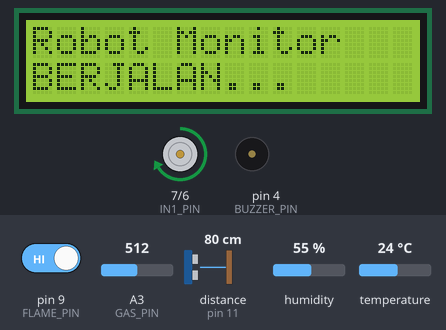
This sketch was run on a simulated Arduino Uno, built with avr-gcc and run on an emulated ATmega328P. Parts: 16×2 character LCD, motor-driver pin pairs drawn as motors (green arrow = first pin HIGH = forward, orange = second pin HIGH = backward, longer = more drive, scaled by the enable pin), buzzer (waves = sounding). Wiring (inferred from the names in the program): ultrasonic range finder: trigger pin 10; echo pin 11. The inputs (shaded band) are chosen by the test bench; at power-on: distance to the obstacle (sensor on pin 11) 80 cm, pin 9 (FLAME_PIN) HIGH, A3 (GAS_PIN) = 512, humidity 55 %, temperature 24 °C. The echo pulse lasts 58.3 µs per cm; the ROS host is connected and sends only what is stated.

Above: at 3.2 s.
3.3 s: distance to the obstacle (sensor on pin 11) set to 23 cm
4.8 s: distance to the obstacle (sensor on pin 11) set to 19 cm
At 6.1 s:
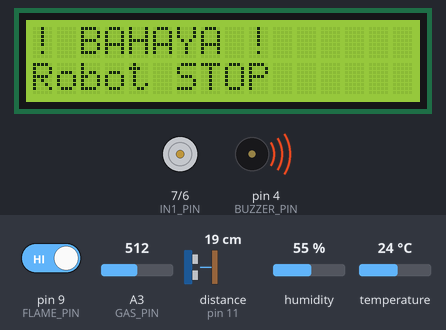
6.4 s: distance to the obstacle (sensor on pin 11) set to 35 cm
At 7.4 s:
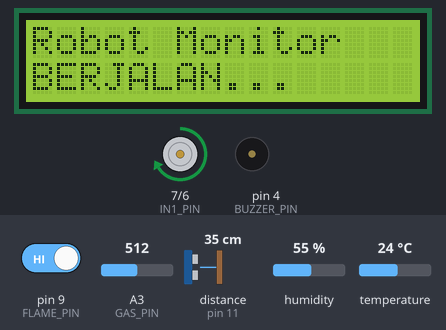
8.0 s: distance to the obstacle (sensor on pin 11) set to 2 cm
At 9.5 s:
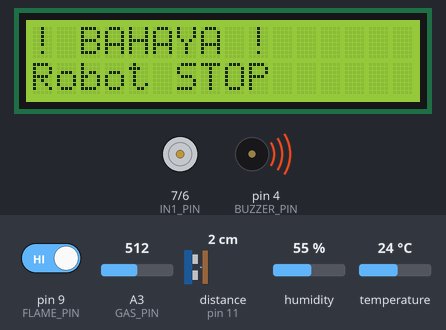
Timing chart, 0 to 10.6 s (numbered marks = the images above; inputs shaded):
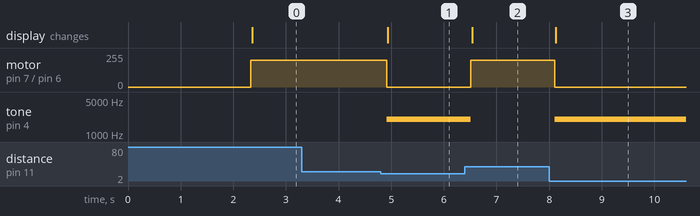

Measured:
- the behaviour switches between 21 and 20 cm on distance to the obstacle (sensor on pin 11) (found by bisection; images 0 and 1)
- after the input at 3.3 s, every drawn part: stays the same
- after the input at 4.8 s, motor on pin 7 (IN1_PIN) / pin 6 (IN2_PIN): forward 200/255 → stopped after 0.11 s; tone on pin 4 (BUZZER_PIN): silent → 2000 Hz after 0.11 s; the display: changes after 0.14 s (image 1)
- after the input at 6.4 s, motor on pin 7 (IN1_PIN) / pin 6 (IN2_PIN): stopped → forward 200/255 after 0.11 s; tone on pin 4 (BUZZER_PIN): 2000 Hz → silent after 0.11 s; the display: changes after 0.14 s (image 2)
- after the input at 8.0 s, motor on pin 7 (IN1_PIN) / pin 6 (IN2_PIN): forward 200/255 → stopped after 0.11 s; tone on pin 4 (BUZZER_PIN): silent → 2000 Hz after 0.11 s; the display: changes after 0.13 s (image 3)

The sketch:

robot_monitor.ino
```cpp
/*
 * robot_monitor.ino — robot monitoring rumah
 *
 * PROYEK AKHIR — Menggabungkan semua komponen dari explore 01-38
 * Robot dengan sensor + aktuator terintegrasi dalam satu sistem.
 *
 * ARSITEKTUR SISTEM:
 * ┌─────────────────────────────────────────────────────┐
 * │  PC (Python ROS2 nodes)                             │
 * │  ┌─ dashboard.py ─┐  ┌─ teleop_keyboard.py ─┐      │
 * │  │  /jarak        │  │  /robot_cmd           │      │
 * │  │  /suhu         │  │  String: MAJU/MUNDUR  │      │
 * │  │  /gas          │  │         KIRI/KANAN    │      │
 * │  │  /api          │  │         STOP/AUTO     │      │
 * │  │  /robot_status │  │         MANUAL        │      │
 * │  └────────────────┘  └───────────────────────┘      │
 * └────────────────────┬────────────────────────────────┘
 *                      │ micro-ROS (Serial)
 * ┌────────────────────▼────────────────────────────────┐
 * │  Arduino/ESP32 (robot_monitor.ino)                  │
 * │  ┌──────────┐ ┌───────┐ ┌────┐ ┌───────┐ ┌──────┐ │
 * │  │ HC-SR04  │ │ DHT11 │ │MQ-2│ │Flame  │ │Buzzer│ │
 * │  │ Jarak    │ │ Suhu  │ │Gas │ │ Api   │ │Alarm │ │
 * │  └──────────┘ └───────┘ └────┘ └───────┘ └──────┘ │
 * │  ┌──────────┐ ┌───────────────┐ ┌────────────────┐ │
 * │  │ Motor DC │ │ LCD I2C 16x2  │ │ Dua Mode:      │ │
 * │  │ L298N    │ │ Status display│ │ AUTO / MANUAL  │ │
 * │  └──────────┘ └───────────────┘ └────────────────┘ │
 * └─────────────────────────────────────────────────────┘
 *
 * Fitur:
 * - Motor DC (L298N) — gerak maju/mundur/belok
 * - Ultrasonic HC-SR04 — hindari rintangan
 * - DHT11 — suhu ruangan
 * - MQ-2 — gas LPG/asap
 * - Flame sensor — deteksi api
 * - Buzzer — alarm
 * - LCD I2C — display status
 *
 * Subscribe: /robot_cmd (String) — kontrol manual
 * Publish: /jarak, /suhu, /gas, /api, /robot_status
 *
 * Board: Arduino UNO / ESP32
 *
 * BUTUH LIBRARY: DHT, LiquidCrystal_I2C
 *
 * KONEKSI FISIK (gabungan dari explore 01-38):
 *
 *   HC-SR04   | TRIG=D2, ECHO=D3
 *   DHT11     | DATA=D7
 *   MQ-2      | AOUT=A0
 *   Flame     | DOUT=D4
 *   Buzzer    | SIG=D5
 *   Motor DC  | ENA=D9, IN1=D10, IN2=D11
 *   LCD I2C   | SDA=A4, SCL=A5
 *
 *   Catatan: Sesuaikan pin jika terjadi konflik.
 *            Untuk ESP32, pin dapat dikustomisasi.
 *
 * CATATAN:
 * - Kode ini PADUAN dari semua explore sebelumnya
 * - Beberapa pin mungkin conflict — sesuaikan dengan board Anda
 * - Untuk UNO, prioritaskan sensor yang paling penting
 * - Untuk ESP32, semua bisa jalan bersamaan
 */

// ═══════════════════════════════════════════════════════════════
// PENJELASAN DATA STRUCTURE — micro-ROS
// ═══════════════════════════════════════════════════════════════
//
// Berikut adalah data structure inti micro-ROS yang dipakai:
//
// 1. rcl_node_t
//    - Struktur yang merepresentasikan node ROS2 di C/C++.
//    - Setiap node punya nama unik (contoh: "led_node").
//    - Semua komunikasi ROS2 (pub/sub) terikat pada node.
//
// 2. rcl_publisher_t
//    - Struktur untuk MENGIRIM data ke topic ROS2.
//    - Diinisialisasi dengan rclc_publisher_init_default().
//    - Parameter: tipe pesan, nama topic, node.
//    - Method: rcl_publish() — kirim data.
//
// 3. rcl_subscription_t
//    - Struktur untuk MENERIMA data dari topic ROS2.
//    - Diinisialisasi dengan rclc_subscription_init_default().
//    - Parameter: tipe pesan, nama topic, callback function.
//    - Callback dipanggil OTOMATIS saat ada data masuk.
//
// 4. rclc_executor_t
//    - Struktur yang mengatur eksekusi callback.
//    - "Jantung" program micro-ROS — mirip rclpy.spin() di Python.
//    - Method: rclc_executor_spin_some() — proses callback yang pending.
//    - WAJIB ditambahkan publisher/subscriber/timer dengan add_*().
//
// 5. rclc_support_t
//    - Struktur untuk inisialisasi micro-ROS.
//    - Wajib dipanggil PERTAMA KALI di setup().
//    - rclc_support_init() — siapkan memory, allocator, dll.
//
// 6. rcl_allocator_t
//    - Struktur alokator memori untuk ROS2.
//    - rcl_get_default_allocator() — pakai default (heap).
//    - Digunakan saat inisialisasi node, publisher, subscriber.
//
// 7. rcl_timer_t
//    - Struktur timer untuk eksekusi periodik.
//    - rclc_timer_init_default() — buat timer dengan interval ms.
//    - Callback dipanggil setiap interval.
//
// 8. std_msgs__msg__*
//    - Tipe pesan ROS2 standar di C:
//      Bool    → bool data        (true/false)
//      Int32   → int32_t data     (angka bulat)
//      Float32 → float data       (angka desimal)
//      Float64 → double data      (angka desimal presisi ganda)
//      String  → char[] data      (teks)
//════════════════════════════════════════════════════════════════


// ===== LIBRARY ROS2 =====
// micro_ros_arduino: library micro-ROS untuk komunikasi ROS2 via Serial
#include <micro_ros_arduino.h>
#include <rcl/rcl.h>
#include <rclc/rclc.h>
#include <rclc/executor.h>
// Tipe pesan ROS2 yang digunakan
#include <std_msgs/msg/float64.h>  // Untuk jarak dan suhu
#include <std_msgs/msg/int32.h>    // Untuk kadar gas
#include <std_msgs/msg/bool.h>     // Untuk status api
#include <std_msgs/msg/string.h>   // Untuk status robot dan perintah

// ===== LIBRARY KOMPONEN =====
// DHT.h: library untuk sensor suhu dan kelembaban DHT11/DHT22
#include <DHT.h>
// LiquidCrystal_I2C: library untuk LCD 16x2 dengan I2C backpack (alamat 0x27)
#include <LiquidCrystal_I2C.h>
// Wire.h: library I2C untuk komunikasi dengan LCD
#include <Wire.h>

// ===== PIN DEFINITIONS =====
// Motor DC driver L298N — kontrol motor dengan H-bridge
#define ENA_PIN 5   // PWM — kecepatan motor (analogWrite untuk speed control)
#define IN1_PIN 7   // Input 1 — arah motor (HIGH/LOW)
#define IN2_PIN 6   // Input 2 — arah motor (HIGH/LOW)
// Kombinasi: IN1=HIGH,IN2=LOW → maju; IN1=LOW,IN2=HIGH → mundur
// IN1=LOW,IN2=LOW → stop (brake)

// Ultrasonic HC-SR04 — mengukur jarak via sonar
#define TRIG_PIN 10  // Trigger — kirim pulsa ultrasonik (OUTPUT)
#define ECHO_PIN 11  // Echo — terima pantulan ultrasonik (INPUT)

// DHT11 — sensor suhu dan kelembaban
#define DHTPIN 8
#define DHTTYPE DHT11  // Tipe sensor (DHT11 atau DHT22)

// Gas MQ-2 — sensor gas LPG, asap, metana (output analog)
#define GAS_PIN A3

// Flame sensor — mendeteksi api (digital, LOW = api terdeteksi)
#define FLAME_PIN 9

// Buzzer — alarm suara (aktif dengan tone())
#define BUZZER_PIN 4

// ===== OBJEK KOMPONEN =====
// LCD I2C: alamat 0x27, 16 kolom x 2 baris
LiquidCrystal_I2C lcd(0x27, 16, 2);

// DHT: inisialisasi dengan pin dan tipe sensor
DHT dht(DHTPIN, DHTTYPE);

// ===== ROS2 SETUP =====
// 5 Publisher untuk mengirim data sensor ke ROS2
rcl_publisher_t pub_jarak, pub_suhu, pub_gas, pub_api, pub_status;
// 1 Subscription untuk menerima perintah dari ROS2
rcl_subscription_t sub_cmd;
rclc_executor_t executor;
rclc_support_t support;
rcl_allocator_t allocator;
rcl_node_t node;
rcl_timer_t timer;

// Pesan ROS2 untuk masing-masing data
std_msgs__msg__Float64 msg_jarak, msg_suhu;  // Float64 untuk desimal
std_msgs__msg__Int32 msg_gas;                // Int32 untuk integer
std_msgs__msg__Bool msg_api;                 // Bool untuk true/false
std_msgs__msg__String msg_status, msg_cmd;   // String untuk teks
char status_buf[32];  // Buffer untuk menyusun pesan status

// ===== ROBOT STATE =====
// enum: tipe data dengan nilai terbatas — AUTO atau MANUAL
enum Mode { AUTO, MANUAL };
Mode mode = AUTO;         // Mode default: otomatis
String manual_cmd = "";   // Perintah manual terakhir (MAJU/MUNDUR/STOP)

// ===== FUNGSI SENSOR =====
// baca_jarak(): mengukur jarak dengan HC-SR04 menggunakan pulseIn
// Prinsip: kirim pulsa 10µs di TRIG, ukur durasi HIGH di ECHO
// Jarak (cm) = durasi (µs) * 0.0343 / 2 (kecepatan suara 343 m/s)
float baca_jarak() {
  digitalWrite(TRIG_PIN, LOW);            // Pastikan TRIG LOW
  delayMicroseconds(2);                    // Tunggu 2 µs
  digitalWrite(TRIG_PIN, HIGH);           // Kirim pulsa 10 µs
  delayMicroseconds(10);
  digitalWrite(TRIG_PIN, LOW);            // Akhiri pulsa
  // pulseIn: ukur panjang pulsa HIGH di ECHO_PIN, timeout 25000 µs
  long duration = pulseIn(ECHO_PIN, HIGH, 25000);
  if (duration == 0) return -1;           // Timeout / tidak ada pantulan
  return duration * 0.0343 / 2.0;         // Konversi ke cm
}

// motor_kiri(): kontrol motor kiri via L298N
// true = maju, false = mundur
void motor_kiri(bool maju) {
  if (maju) { digitalWrite(IN1_PIN, HIGH); digitalWrite(IN2_PIN, LOW); }
  else { digitalWrite(IN1_PIN, LOW); digitalWrite(IN2_PIN, HIGH); }
}

void motor_kanan(bool maju) {
  // Untuk differential steering, gunakan pin yang sama
  // Asumsi: motor kiri = IN1/IN2, motor kanan = pin lain
  // Sederhanakan: kedua motor jalan bersamaan
}

// stop_motor(): hentikan motor (IN1=IN2=LOW)
void stop_motor() {
  digitalWrite(IN1_PIN, LOW);
  digitalWrite(IN2_PIN, LOW);
}

// ===== ROS2 CALLBACKS =====

// cmd_callback: dipanggil saat ada perintah baru dari topic /robot_cmd
// Callback ini menerima perintah dari teleop_keyboard.py
// Mengatur mode AUTO/MANUAL atau perintah gerakan manual
void cmd_callback(const void *msgin) {
  // Cast dari void* ke std_msgs__msg__String
  const std_msgs__msg__String *msg = (const std_msgs__msg__String *)msgin;
  String cmd = String(msg->data.data);  // Konversi ke String Arduino
  cmd.toUpperCase();                    // Case-insensitive

  if (cmd == "AUTO") {
    mode = AUTO;          // Ganti ke mode otomatis
  } else if (cmd == "MANUAL") {
    mode = MANUAL;        // Ganti ke mode manual
  } else if (mode == MANUAL) {
    // Hanya di mode MANUAL: simpan perintah gerakan
    manual_cmd = cmd;     // "MAJU", "MUNDUR", "STOP", dll
  }
}

// lcd_display(): helper untuk menampilkan teks di LCD I2C 16x2
// lcd.clear() → hapus semua; setCursor(kolom, baris) → posisi kursor
// line1 = baris 1 (0), line2 = baris 2 (1)
void lcd_display(const char *line1, const char *line2) {
  lcd.clear();              // Hapus tampilan LCD
  lcd.setCursor(0, 0);      // Kursor ke baris 1, kolom 1
  lcd.print(line1);         // Cetak baris 1
  lcd.setCursor(0, 1);      // Kursor ke baris 2, kolom 1
  lcd.print(line2);         // Cetak baris 2
}

// timer_callback: fungsi utama yang dipanggil setiap 200 ms
// INI ADALAH JANTUNG ROBOT — semua logika kontrol ada di sini
// Membaca sensor → publish → kontrol motor/logika → update LCD → publish status
void timer_callback(rcl_timer_t *timer, int64_t last_call_time) {
  (void)last_call_time;
  if (timer == NULL) return;

  // =================================================
  // === TAHAP 1: BACA SEMUA SENSOR ===
  // =================================================
  float jarak = baca_jarak();                    // Ultrasonic (cm)
  float suhu = dht.readTemperature();            // DHT11 (°C)
  int gas_raw = analogRead(GAS_PIN);             // MQ-2 (nilai analog mentah)
  // map: 0-1023 (ADC 10-bit) → 0-100%; constrain: batasi 0-100
  int gas_pct = constrain(map(gas_raw, 0, 1023, 0, 100), 0, 100);
  bool api = (digitalRead(FLAME_PIN) == LOW);    // Flame: LOW = api terdeteksi

  // =================================================
  // === TAHAP 2: PUBLISH DATA SENSOR KE ROS2 ===
  // =================================================
  if (jarak > 0) {                               // Validasi jarak valid
    msg_jarak.data = jarak;
    rcl_publish(&pub_jarak, &msg_jarak, NULL);   // → topic /jarak
  }
  if (!isnan(suhu)) {                            // isNaN(): cek apakah suhu valid
    msg_suhu.data = suhu;
    rcl_publish(&pub_suhu, &msg_suhu, NULL);     // → topic /suhu
  }
  msg_gas.data = gas_pct;
  rcl_publish(&pub_gas, &msg_gas, NULL);         // → topic /gas
  msg_api.data = api;
  rcl_publish(&pub_api, &msg_api, NULL);         // → topic /api

  // =================================================
  // === TAHAP 3: KONTROL ROBOT ===
  // =================================================
  // Logika bahaya: jika ada rintangan <20cm ATAU gas >70% ATAU api terdeteksi
  bool bahaya = (jarak > 0 && jarak < 20) || gas_pct > 70 || api;

  if (mode == AUTO) {
    // === MODE AUTOMATIC — robot bergerak sendiri ===
    if (bahaya) {
      // Kondisi berbahaya: STOP + alarm + tampilkan peringatan
      stop_motor();                               // Hentikan motor
      tone(BUZZER_PIN, 2000);                     // Bunyi buzzer 2 kHz
      lcd_display("! BAHAYA !", "Robot STOP");    // Tampilkan di LCD
      snprintf(status_buf, sizeof(status_buf),
               "BAHAYA: jarak=%.0f gas=%d", jarak, gas_pct);
    } else {
      // Aman: jalan maju
      motor_kiri(true);                           // Motor maju
      noTone(BUZZER_PIN);                         // Matikan buzzer
      lcd_display("Robot Monitor", "BERJALAN...");// Tampilkan di LCD
      snprintf(status_buf, sizeof(status_buf),
               "BERJALAN: %.0fcm", jarak);
    }
  } else {
    // === MODE MANUAL — robot dikendalikan dari keyboard ===
    // Perintah manual dikirim dari teleop_keyboard.py via /robot_cmd
    if (manual_cmd == "MAJU") motor_kiri(true);         // Maju
    else if (manual_cmd == "MUNDUR") motor_kiri(false); // Mundur
    else if (manual_cmd == "STOP") stop_motor();        // Berhenti
    // Status: tampilkan perintah manual terakhir
    snprintf(status_buf, sizeof(status_buf),
             "MANUAL: %s", manual_cmd.c_str());
  }

  // =================================================
  // === TAHAP 4: PUBLISH STATUS KE ROS2 ===
  // =================================================
  msg_status.data.data = status_buf;     // Pointer ke string status
  msg_status.data.size = strlen(status_buf);  // Panjang string
  rcl_publish(&pub_status, &msg_status, NULL);  // → topic /robot_status
}

// ===== SETUP =====
void setup() {
  // ===== INISIALISASI PIN =====
  // Motor pin: semua OUTPUT
  pinMode(ENA_PIN, OUTPUT);
  pinMode(IN1_PIN, OUTPUT);
  pinMode(IN2_PIN, OUTPUT);
  // Ultrasonic: TRIG = OUTPUT, ECHO = INPUT
  pinMode(TRIG_PIN, OUTPUT);
  pinMode(ECHO_PIN, INPUT);
  // Flame sensor: INPUT (membaca sinyal digital)
  pinMode(FLAME_PIN, INPUT);
  // Buzzer: OUTPUT
  pinMode(BUZZER_PIN, OUTPUT);
  // analogWrite: atur kecepatan motor via PWM (0-255), 200 = ~78%
  analogWrite(ENA_PIN, 200);
  stop_motor();  // Pastikan motor mati saat startup

  // ===== LCD I2C =====
  lcd.init();               // Inisialisasi LCD
  lcd.backlight();          // Nyalakan backlight
  lcd_display("Robot Monitor", "ROSmicro v1.0");  // Tampilkan splash screen

  // ===== SENSOR DHT =====
  dht.begin();  // Inisialisasi sensor DHT11

  // ===== SERIAL + MICRO-ROS =====
  Serial.begin(115200);                    // Inisialisasi Serial pada 115200 baud
  set_microros_serial_transports(Serial);  // Transport micro-ROS via Serial
  delay(2000);                             // Tunggu micro-ROS agent siap

  // ===== ROS2 NODE =====
  allocator = rcl_get_default_allocator();
  rclc_support_init(&support, 0, NULL, &allocator);
  rclc_node_init_default(&node, "robot_node", "", &support);

  // ===== PUBLISHER (5 topic) =====
  rclc_publisher_init_default(&pub_jarak, &node,
    ROSIDL_GET_MSG_TYPE_SUPPORT(std_msgs, msg, Float64), "jarak");
  rclc_publisher_init_default(&pub_suhu, &node,
    ROSIDL_GET_MSG_TYPE_SUPPORT(std_msgs, msg, Float64), "suhu");
  rclc_publisher_init_default(&pub_gas, &node,
    ROSIDL_GET_MSG_TYPE_SUPPORT(std_msgs, msg, Int32), "gas");
  rclc_publisher_init_default(&pub_api, &node,
    ROSIDL_GET_MSG_TYPE_SUPPORT(std_msgs, msg, Bool), "api");
  rclc_publisher_init_default(&pub_status, &node,
    ROSIDL_GET_MSG_TYPE_SUPPORT(std_msgs, msg, String), "robot_status");

  // ===== SUBSCRIBER (1 topic) =====
  // Menerima perintah dari teleop_keyboard.py
  rclc_subscription_init_default(&sub_cmd, &node,
    ROSIDL_GET_MSG_TYPE_SUPPORT(std_msgs, msg, String), "robot_cmd");

  // ===== TIMER + EXECUTOR =====
  // Timer 200 ms — interval pembacaan sensor dan kontrol robot
  rclc_timer_init_default(&timer, &support, RCL_MS_TO_NS(200), timer_callback);
  // Executor dengan 2 handle: 1 subscription + 1 timer
  rclc_executor_init(&executor, &support, 2, &allocator);
  rclc_executor_add_subscription(&executor, &sub_cmd, &msg_cmd,
    &cmd_callback, ON_NEW_DATA);
  rclc_executor_add_timer(&executor, &timer);
}

// ===== LOOP =====
void loop() {
  // rclc_executor_spin_some: proses callback yang siap jalan (non-blocking)
  // Timeout 100 ms — tidak memblokir loop Arduino
  rclc_executor_spin_some(&executor, RCL_MS_TO_NS(100));
  delay(10);  // Jeda kecil untuk stabilitas serial
}
```
